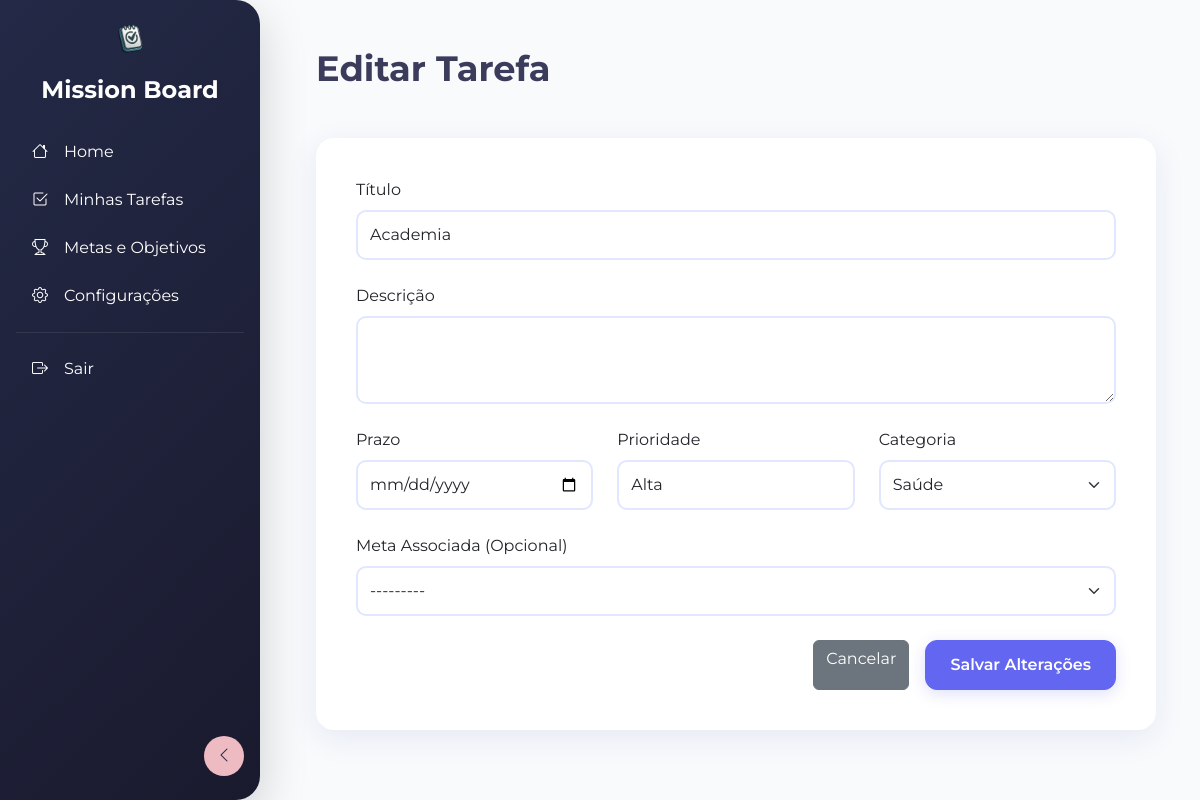
Page /task/update/1/ (signed in) on the committed database.
### tasks/models.py (models this page shows, shortened)
class Task(models.Model):
    PRIORITY_CHOICES = [
        ('low', 'Baixa'),
        ('medium', 'Média'),
        ('high', 'Alta'),
    ]
    user = models.ForeignKey(User, verbose_name='Usuário', on_delete=models.CASCADE, max_length=50)
    title = models.CharField(max_length=255)
    description = models.TextField(blank=True, null=True)
    category = models.ForeignKey(Category, on_delete=models.SET_NULL, blank=True, null=True)
    due_date = models.DateField()
    priority = models.CharField(max_length=10, choices=PRIORITY_CHOICES, default='medium')
    goal = models.ForeignKey("goals.Goal", on_delete=models.CASCADE, blank=True, null=True)
    completed = models.BooleanField(default=False)
    created_at = models.DateTimeField(auto_now_add=True)

### tasks/views.py (the view)
# urls.py: path('task/update/<int:pk>/', views.TaskUpdateView.as_view(), name='task_update'),
class TaskUpdateView(LoginRequiredMixin, UpdateView):
    model = models.Task
    template_name = 'task_update.html'
    form_class = forms.TaskForm
    success_url = reverse_lazy('task_list')

### tasks/models.py (called while the page is built)
    def __str__(self):
        return self.name

### tasks/templates/task_update.html (shortened to what this page needs)
{% extends 'base.html' %}
{% block content %}
<div class="page-header">
    <h1 class="page-title">Editar Tarefa</h1>
</div>
<div class="form-card">
    <form action="{% url 'task_update' object.id %}" method="post">
        <div class="row g-4">
            <div class="col-12">
                <label for="id_title" class="form-label">Título</label>
                {{ form.title }}
            </div>
            <div class="col-12">
                <label for="id_description" class="form-label">Descrição</label>
                {{ form.description }}
            </div>
            <div class="col-md-4">
                <label for="id_due_date" class="form-label">Prazo</label>
                {{ form.due_date }}
            </div>
            <div class="col-md-4">
                <label for="id_priority" class="form-label">Prioridade</label>
                {{ form.priority }}
            </div>
            <div class="col-md-4">
                <label for="id_category" class="form-label">Categoria</label>
                {{ form.category }}
            </div>
            <div class="col-12">
                <label for="id_goal" class="form-label">Meta Associada (Opcional)</label>
                {{ form.goal }}
            </div>
        </div>
        <div class="d-flex justify-content-end mt-4">
            <a href="{% url 'task_list' %}" class="btn btn-secondary me-3">Cancelar</a>
            <button type="submit" class="btn btn-primary-custom">Salvar Alterações</button>
        </div>
    </form>
</div>
{% endblock %}

### app/templates/base.html (style rules this page uses)
:root { --color-primary: #6366f1; --color-primary-light: #e0e7ff; --color-text-dark: #3b3b5c; --color-text-light: #4f4f7b; --color-bg-light: #f8fafc; --color-white: #ffffff; --color-danger: #dc3545; --color-warning: #ffc107; --color-success: #198754; --font-family-main: 'Montserrat', 'Poppins', sans-serif; }
body { font-family: var(--font-family-main); background-color: var(--color-bg-light); }
.page-header { display: flex; justify-content: space-between; align-items: center; margin-bottom: 2.5rem; }
.page-title { font-family: var(--font-family-main); font-size: 2.2rem; font-weight: 700; color: var(--color-text-dark); }
.btn-primary-custom { background-color: var(--color-primary); border-color: var(--color-primary); color: var(--color-white); font-weight: 600; padding: 0.75rem 1.5rem; border-radius: 12px; transition: all 0.3s ease; box-shadow: 0 4px 15px rgba(99, 102, 241, 0.2); }
.form-card { background: var(--color-white); padding: 2.5rem; border-radius: 18px; box-shadow: 0 8px 32px rgba(31, 38, 135, 0.08); }
.form-control, .form-select { min-height: 50px; border-radius: 10px; border: 2px solid var(--color-primary-light); transition: border-color 0.2s ease; }

### app/templates/components/_menu.html (style rules this page uses)
:root { --sidebar-bg: linear-gradient(135deg, #232946 0%, #1a1a2e 100%); --sidebar-accent: #eebbc3; --sidebar-hover: rgba(238, 187, 195, 0.12); --sidebar-width: 260px; --sidebar-collapsed-width: 80px; }

### rows in the picture
Task: title "Academia", priority "Alta", category "Saúde", goal "---------"
